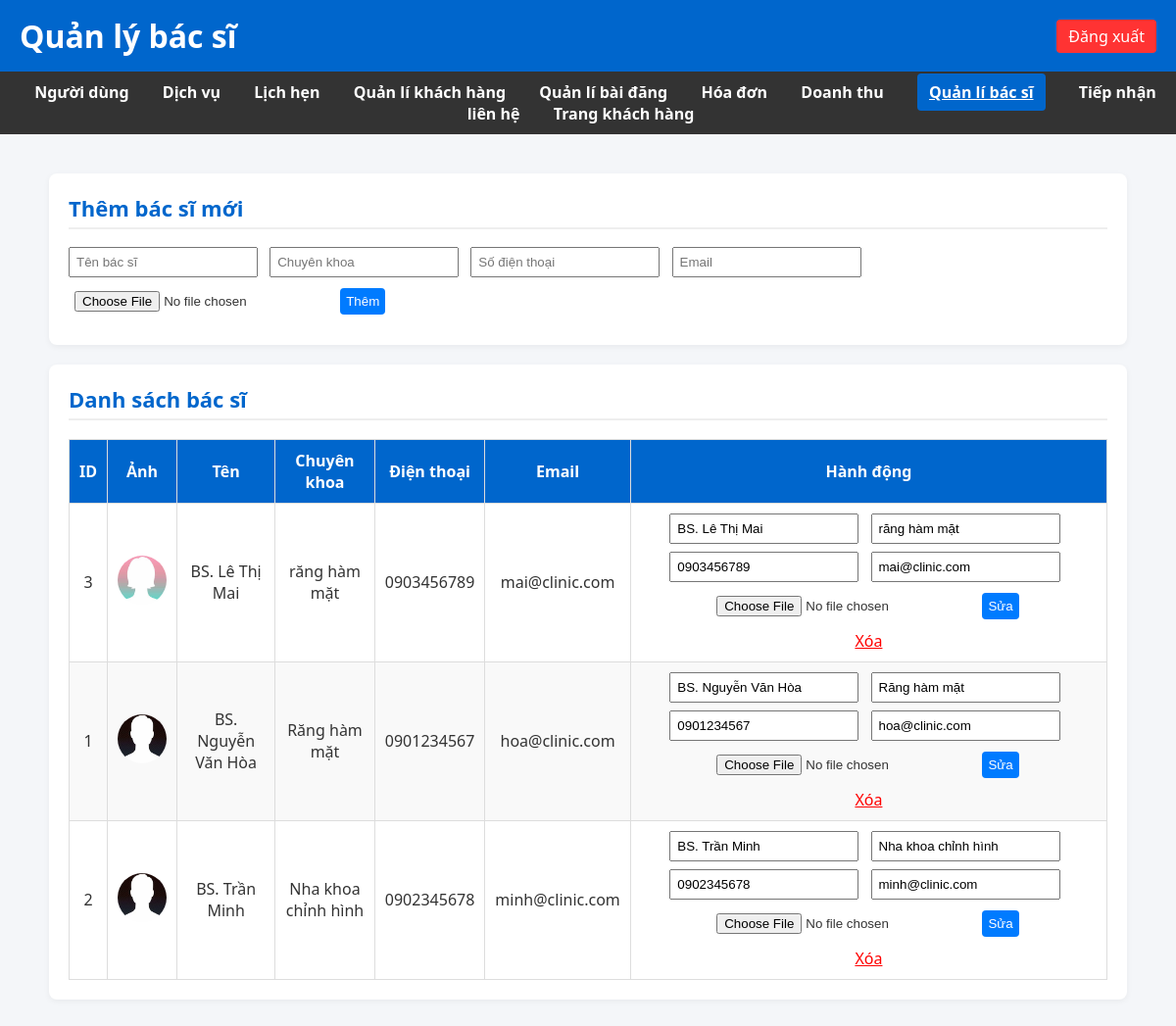
The app's page /public/quanlybacsi.php (signed in) with its own data.
### tables this page shows
CREATE TABLE `doctors` (
  `id` int(11) NOT NULL,
  `name` varchar(100) DEFAULT NULL,
  `specialty` varchar(255) DEFAULT NULL,
  `phone` varchar(20) DEFAULT NULL,
  `email` varchar(100) DEFAULT NULL,
  `created_at` timestamp NOT NULL DEFAULT current_timestamp(),
  `avatar` varchar(255) DEFAULT NULL
);

### public/quanlybacsi.php (the view, shortened to what this page needs)
<?php
try {
    $pdo = new PDO('mysql:host=localhost;dbname=phongnha_db;charset=utf8mb4', 'root', '');
    $pdo->setAttribute(PDO::ATTR_ERRMODE, PDO::ERRMODE_EXCEPTION);
} catch (PDOException $e) {
    die("Kết nối CSDL thất bại: " . $e->getMessage());
}
$doctors = $pdo->query("SELECT * FROM doctors ORDER BY name ASC")->fetchAll(PDO::FETCH_ASSOC);
?>
<!DOCTYPE html>
<html lang="vi">
<head>
  <link rel="stylesheet" href="style.css">
</head>
<body>
<header>
  <h1>Quản lý bác sĩ</h1>
  <a href="logout.php" class="logout">Đăng xuất</a>
</header>
<nav>
  <a href="users.php">Người dùng</a>
  <a href="services.php">Dịch vụ</a>
  <a href="appointments.php">Lịch hẹn</a>
  <a href="patients.php">Quản lí khách hàng</a>
  <a href="posts.php">Quản lí bài đăng</a>
  <a href="invoice.php">Hóa đơn</a>
  <a href="revenue.php">Doanh thu</a>
  <a href="quanlybacsi.php" class="active">Quản lí bác sĩ</a>
  <a href="tiepnhanlienhe.php">Tiếp nhận liên hệ</a>
  <a href="index.php">Trang khách hàng</a>
</nav>
<div class="container">
  <div class="card">
    <h2>Thêm bác sĩ mới</h2>
    <form method="post" enctype="multipart/form-data">
      <input type="text" name="name" placeholder="Tên bác sĩ" required>
      <input type="text" name="specialty" placeholder="Chuyên khoa" required>
      <input type="text" name="phone" placeholder="Số điện thoại">
      <input type="email" name="email" placeholder="Email">
      <input type="file" name="avatar">
      <button type="submit" name="add">Thêm</button>
    </form>
  </div>
  <div class="card">
    <h2>Danh sách bác sĩ</h2>
    <table>
      <thead>
        <tr>
          <th>ID</th>
          <th>Ảnh</th>
          <th>Tên</th>
          <th>Chuyên khoa</th>
          <th>Điện thoại</th>
          <th>Email</th>
          <th>Hành động</th>
        </tr>
      </thead>
      <tbody>
        <?php foreach ($doctors as $doc): ?>
          <tr>
            <td><?= $doc['id'] ?></td>
            <td>
              <?php if (!empty($doc['avatar'])): ?>
                <img src="uploads/<?= htmlspecialchars($doc['avatar']) ?>" class="avatar" alt="Avatar">
              <?php else: ?>
                <span>Chưa có ảnh</span>
              <?php endif; ?>
            </td>
            <td><?= htmlspecialchars($doc['name']) ?></td>
            <td><?= htmlspecialchars($doc['specialty']) ?></td>
            <td><?= htmlspecialchars($doc['phone']) ?></td>
            <td><?= htmlspecialchars($doc['email']) ?></td>
            <td>
              <form method="post" enctype="multipart/form-data" style="display:inline-block;">
                <input type="text" name="name" value="<?= htmlspecialchars($doc['name']) ?>" required>
                <input type="text" name="specialty" value="<?= htmlspecialchars($doc['specialty']) ?>" required>
                <input type="text" name="phone" value="<?= htmlspecialchars($doc['phone']) ?>">
                <input type="email" name="email" value="<?= htmlspecialchars($doc['email']) ?>">
                <input type="file" name="avatar">
                <button type="submit" name="edit">Sửa</button>
              </form>
              <a href="doctors.php?delete=<?= $doc['id'] ?>" onclick="return confirm('Xóa bác sĩ này?')" style="color:red;">Xóa</a>
            </td>
          </tr>
        <?php endforeach; ?>
      </tbody>
    </table>
  </div>
</div>
</body>
</html>

### public/style.css (style rules this page uses)
body { margin: 0; padding: 0; font-family: 'Segoe UI', Tahoma, Geneva, Verdana, sans-serif; background: #f4f6f9; color: #333; }
header { background: #0066cc; color: white; padding: 15px 20px; display: flex; justify-content: space-between; align-items: center; }
header h1 { margin: 0; }
.logout { background: #ff3333; color: #fff; padding: 6px 12px; border-radius: 4px; text-decoration: none; }
nav { background: #333; padding: 10px 20px; text-align: center; }
nav a { color: #fff; margin: 0 15px; text-decoration: none; font-weight: bold; }
.container { padding: 20px; }
.card, .box { background: #fff; padding: 25px; border-radius: 10px; box-shadow: 0 4px 10px rgba(0,0,0,0.1); margin-bottom: 30px; }
.card h2, .box h2 { margin-top: 0; color: #0066cc; font-size: 22px; border-bottom: 2px solid #eee; padding-bottom: 5px; }
table { width: 100%; border-collapse: collapse; margin-top: 15px; }
table th, table td { border: 1px solid #ddd; padding: 10px; text-align: center; }
table th { background: #0066cc; color: #fff; }
table tr:nth-child(even) { background: #f9f9f9; }
nav a.active { background-color: #0066cc; color: #fff; padding: 8px 12px; border-radius: 4px; }

### public/quanlybacsi.php (style rules this page uses)
body { font-family: 'Segoe UI', sans-serif; background: #f4f6f9; margin: 0; padding: 0; }
header { background: #0066cc; color: white; padding: 15px 20px; display: flex; justify-content: space-between; align-items: center; }
header h1 { margin: 0; }
.logout { background: #ff3333; color: #fff; padding: 6px 12px; border-radius: 4px; text-decoration: none; }
nav { background: #333; padding: 10px 20px; text-align: center; }
nav a { color: #fff; margin: 0 15px; text-decoration: none; font-weight: bold; }
nav a.active { text-decoration: underline; }
.container { max-width: 1100px; margin: 20px auto; }
.card { background: white; padding: 20px; border-radius: 8px; box-shadow: 0 2px 6px rgba(0,0,0,0.05); margin-bottom: 20px; }
table { width: 100%; border-collapse: collapse; }
th, td { border: 1px solid #ddd; padding: 8px; text-align: left; }
th { background: #f7f7f7; }
img.avatar { width:50px; height:50px; border-radius:50%; object-fit:cover; }
form input, form button { padding: 6px; margin-right: 8px; margin-bottom: 8px; }
form button { background: #007BFF; color: white; border: none; border-radius: 4px; cursor: pointer; }

### records on screen
doctors: id "3", avatar (picture), name "BS. Lê Thị Mai", specialty "răng hàm mặt", phone "0903456789", email "mai@clinic.com"
doctors: id "1", avatar (picture), name "BS. Nguyễn Văn Hòa", specialty "Răng hàm mặt", phone "0901234567", email "hoa@clinic.com"
doctors: id "2", avatar (picture), name "BS. Trần Minh", specialty "Nha khoa chỉnh hình", phone "0902345678", email "minh@clinic.com"
